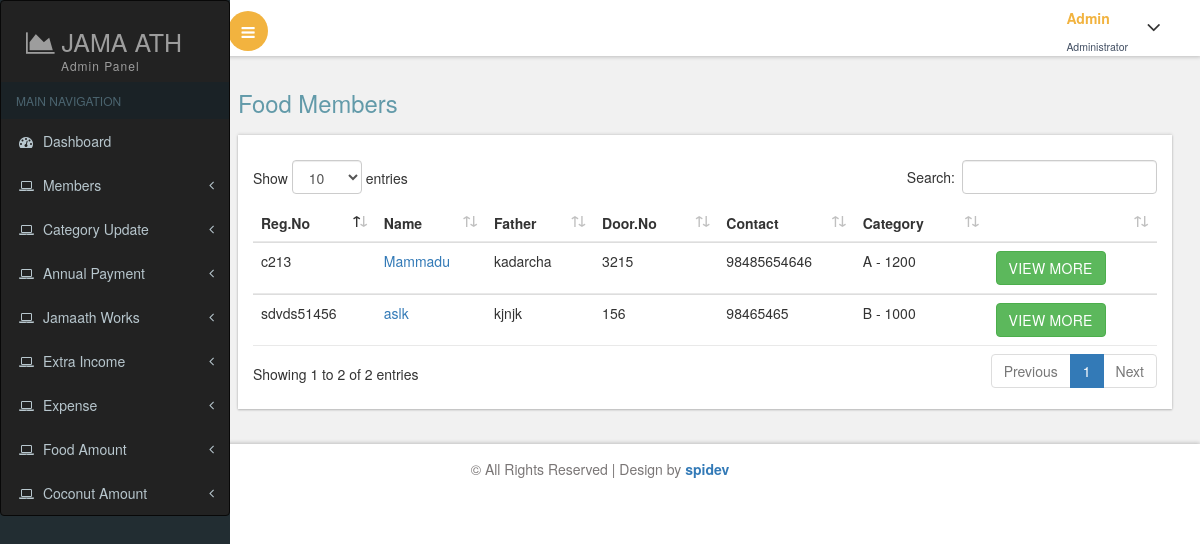
Screenshot of /foodmembers.php (signed in) with the database file from the repository.
### tables this page shows
CREATE TABLE `members` (
  `member_id` int(3) NOT NULL,
  `name` varchar(100) DEFAULT NULL,
  `father_name` varchar(100) DEFAULT NULL,
  `location` varchar(50) NOT NULL,
  `door_no` varchar(5) DEFAULT NULL,
  `mobile` varchar(30) DEFAULT NULL,
  `register_no` varchar(20) DEFAULT NULL,
  `category_ref` int(11) NOT NULL,
  `isjamaath` int(1) DEFAULT NULL,
  `coconut` int(11) NOT NULL
);

CREATE TABLE `category` (
  `category_id` int(11) NOT NULL,
  `category_name` varchar(100) NOT NULL,
  `amount` varchar(10) NOT NULL
);

### foodmembers.php (the view, shortened to what this page needs)
<?php
require 'db.php';
?>
<!DOCTYPE HTML>
<html>
<head>
<link href="css/bootstrap.css" rel='stylesheet' type='text/css' />
<link href="css/style.css" rel='stylesheet' type='text/css' />
<link href="css/font-awesome.css" rel="stylesheet">
<link href="css/dataTables.bootstrap4.min.css" rel='stylesheet' type='text/css' />
 <link href='css/SidebarNav.min.css' media='all' rel='stylesheet' type='text/css'/>
           <link rel="stylesheet" href="css/bootstrap.min.css" />
<link href="css/custom.css" rel="stylesheet">
</head>
<body class="cbp-spmenu-push">
	<div class="main-content">
<?php include 'header.php'; ?>
		<div id="page-wrapper">
				<h2 class="title1">Food Members</h2>
					<div class="panel-body widget-shadow">
					<div class="table-responsive">
					<p id="msg"></p>
						<table id="myTable" class="table">
							<thead>
								<tr>
								  <th>Reg.No</th>
								  <th>Name</th>
								  <th>Father</th>
								  <th>Door.No</th>
								  <th>Contact</th>
								  <th>Category</th>
								  <th></th>
								</tr>
							</thead>
							<tbody>
								<?php
									$query = "SELECT * FROM members,category where members.category_ref=category.category_id and members.isjamaath=0";
									$result = mysqli_query($connect, $query);
									while($row = mysqli_fetch_array($result))
								{
								  echo'<tr><td>'.$row['register_no'].'</td>
								  <td><a href="submembers.php?mid='.$row['member_id'].'">'.$row['name'].'</a></td>
								  <td>'.$row['father_name'].'</td>
								  <td>'.$row['door_no'].'</td>
								  <td>'.$row['mobile'].'</td>
								  <td>'.$row['category_name'].' - '.$row['amount'].'</td>
								  <td>
								  <a href="foodincome.php?id='.$row['member_id'].'&name='.$row['name'].'"><input type="button" name="view" value="View More" class="btn btn-success" /></a>
								  </td></tr>';
								}
								?>
							</tbody>
						</table>
					</div></div>
		</div>
		<div class="footer">
		   <p>&copy; All Rights Reserved | Design by <a href="" target="_blank">spidev</a></p>
	   </div>
	</div>
</body>
</html>

### css/custom.css (style rules this page uses)
#page-wrapper { padding:5em 2em 2.5em; background-color: #F1F1F1; }

### rows the page displays
members: register_no "c213", name "Mammadu", father_name "kadarcha", door_no "3215", mobile "98485654646", category_ref.category_name "A", category_ref.amount "1200"
members: register_no "sdvds51456", name "aslk", father_name "kjnjk", door_no "156", mobile "98465465", category_ref.category_name "B", category_ref.amount "1000"
